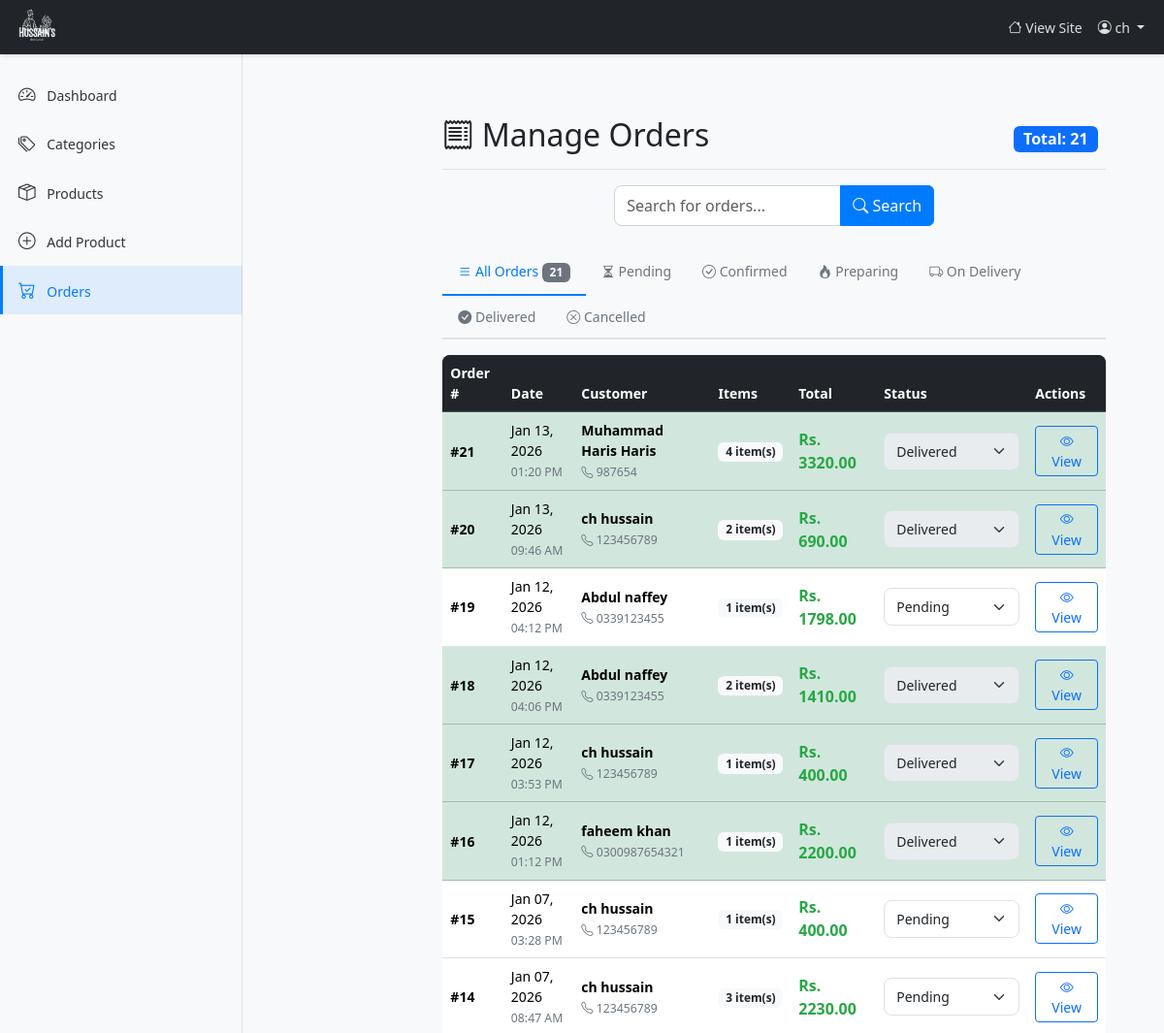
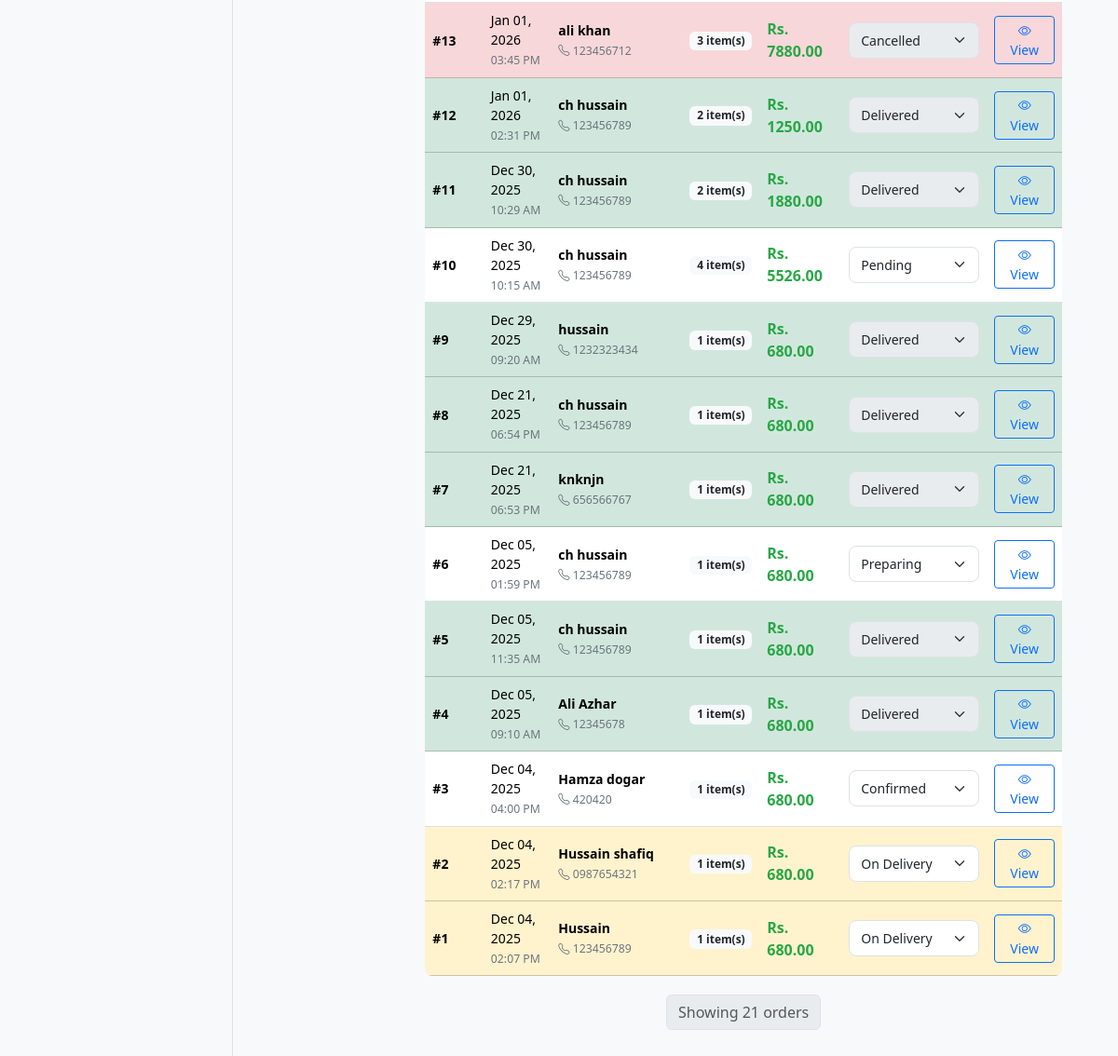
Page /dashboard/orders/ (signed in) on the committed database (2 pictures, top to bottom).
### products/models.py (models this page shows, shortened)
class CustomUser(AbstractUser):
    username = None
    phone_number = models.CharField(max_length=15, unique=True)
    USERNAME_FIELD = 'phone_number'
    REQUIRED_FIELDS = []
    objects = UserManager()

class BaseModel(models.Model):
    created_at = models.DateTimeField(auto_now_add=True)
    updated_at = models.DateTimeField(auto_now=True)
    class Meta:
        abstract = True

class Order(BaseModel):
    STATUS_CHOICES = (
        ('pending', 'Pending'),
        ('confirmed', 'Confirmed'),
        ('preparing', 'Preparing'),
        ('on_delivery', 'On Delivery'),
        ('delivered', 'Delivered'),
        ('cancelled', 'Cancelled'),
    )
    PAYMENT_CHOICES = (
        ('cash_on_delivery', 'Cash on Delivery'),
    )
    customer = models.ForeignKey(CustomUser, on_delete=models.CASCADE, related_name='orders', null=True, blank=True)
    customer_name = models.CharField(max_length=200)
    customer_phone = models.CharField(max_length=15)
    customer_address = models.TextField()
    total_amount = models.DecimalField(max_digits=10, decimal_places=2)
    status = models.CharField(max_length=20, choices=STATUS_CHOICES, default='pending')
    payment_method = models.CharField(max_length=20, choices=PAYMENT_CHOICES, default='cash_on_delivery')
    delivery_time = models.DateTimeField(null=True, blank=True)
    notes = models.TextField(blank=True, null=True)
    class Meta:
        ordering = ['-created_at']

### products/views.py (the view)
# urls.py: path('dashboard/orders/', views.manage_orders, name='manage_orders'),
@login_required
def manage_orders(request):
    filter_status = request.GET.get('status', 'all')
    if filter_status == 'all':
        orders = Order.objects.all().order_by('-created_at')
    else:
        orders = Order.objects.filter(status=filter_status).order_by('-created_at')
    search_query = request.GET.get('search')
    if search_query:
        orders = orders.filter(id__icontains=search_query)
    return render(request, 'restaurant/manage_orders.html', {
        'orders': orders,
        'filter_status': filter_status,'search_query': search_query,
    })

### products/models.py (called while the page is built)
    @property
    def subtotal(self):
        return self.quantity * self.price

### products/templates/restaurant/manage_orders.html (shortened to what this page needs)
{% extends "dashbase.html" %}
{% block content %}
<div class="container-fluid mt-4">
    <main class="col-md-10 ms-sm-auto px-md-4">
        <div class="d-flex justify-content-between flex-wrap flex-md-nowrap align-items-center pt-3 pb-2 mb-3 border-bottom">
            <h1 class="h2"><i class="bi bi-receipt"></i> Manage Orders</h1>
            <div class="btn-toolbar mb-2 mb-md-0">
                <div class="btn-group me-2">
                    <span class="badge bg-primary fs-6">Total: {{ orders.count }}</span>
                </div>
            </div>
        </div>
    <div class="row justify-content-center mb-4">
        <div class="col-md-6">
            <form method="GET" action="{% url 'manage_orders' %}" class="search-form">
                <div class="input-group">
                    <input type="text" class="form-control" name="search" placeholder="Search for orders..."
                           value="{{ search_query|default:'' }}">
                    <button class="btn btn-primary" type="submit">
                        <i class="bi bi-search"></i> Search
                    </button>
                </div>
            </form>
        </div>
    </div>
        <ul class="nav nav-tabs mb-3">
            <li class="nav-item">
                <a class="nav-link {% if not filter_status or filter_status == 'all' %}active{% endif %}" href="?status=all">
                    <i class="bi bi-list"></i> All Orders
                    <span class="badge bg-secondary">{{ orders.count }}</span>
                </a>
            </li>
            <li class="nav-item">
                <a class="nav-link {% if filter_status == 'pending' %}active{% endif %}" href="?status=pending">
                    <i class="bi bi-hourglass-split"></i> Pending
                </a>
            </li>
            <li class="nav-item">
                <a class="nav-link {% if filter_status == 'confirmed' %}active{% endif %}" href="?status=confirmed">
                    <i class="bi bi-check-circle"></i> Confirmed
                </a>
            </li>
            <li class="nav-item">
                <a class="nav-link {% if filter_status == 'preparing' %}active{% endif %}" href="?status=preparing">
                    <i class="bi bi-fire"></i> Preparing
                </a>
            </li>
            <li class="nav-item">
                <a class="nav-link {% if filter_status == 'on_delivery' %}active{% endif %}" href="?status=on_delivery">
                    <i class="bi bi-truck"></i> On Delivery
                </a>
            </li>
            <li class="nav-item">
                <a class="nav-link {% if filter_status == 'delivered' %}active{% endif %}" href="?status=delivered">
                    <i class="bi bi-check-circle-fill"></i> Delivered
                </a>
            </li>
            <li class="nav-item">
                <a class="nav-link {% if filter_status == 'cancelled' %}active{% endif %}" href="?status=cancelled">
                    <i class="bi bi-x-circle"></i> Cancelled
                </a>
            </li>
        </ul>
        {% if orders %}
        <div class="table-responsive">
            <table class="table table-hover align-middle">
                <thead class="table-dark">
                    <tr>
                        <th>Order #</th>
                        <th>Date</th>
                        <th>Customer</th>
                        <th>Items</th>
                        <th>Total</th>
                        <th>Status</th>
                        <th>Actions</th>
                    </tr>
                </thead>
                <tbody>
                    {% for order in orders %}
                    <tr class="{% if order.status == 'on_delivery' %}table-warning{% elif order.status == 'delivered' %}table-success{% elif order.status == 'cancelled' %}table-danger{% endif %}">
                        <td><strong>#{{ order.id }}</strong></td>
                        <td>
                            {{ order.created_at|date:"M d, Y" }}<br>
                            <small class="text-muted">{{ order.created_at|date:"h:i A" }}</small>
                        </td>
                        <td>
                            <strong>{{ order.customer_name }}</strong><br>
                            <small class="text-muted"><i class="bi bi-telephone"></i> {{ order.customer_phone }}</small>
                        </td>
                        <td>
                            <span class="badge bg-light text-dark">{{ order.items.count }} item(s)</span>
                        </td>
                        <td><strong class="text-success fs-6">Rs. {{ order.total_amount }}</strong></td>
                        <td>
                            <form method="POST" action="{% url 'update_order_status' order.id %}" class="d-inline">
                                <select name="status" class="form-select form-select-sm" onchange="this.form.submit()"
                                    {% if order.status == 'delivered' or order.status == 'cancelled' %}disabled{% endif %}
                                    style="min-width: 140px;">
                                    <option value="pending" {% if order.status == 'pending' %}selected{% endif %}>Pending</option>
                                    <option value="confirmed" {% if order.status == 'confirmed' %}selected{% endif %}>Confirmed</option>
                                    <option value="preparing" {% if order.status == 'preparing' %}selected{% endif %}>Preparing</option>
                                    <option value="on_delivery" {% if order.status == 'on_delivery' %}selected{% endif %}>On Delivery</option>
                                    <option value="delivered" {% if order.status == 'delivered' %}selected{% endif %}>Delivered</option>
                                    <option value="cancelled" {% if order.status == 'cancelled' %}selected{% endif %}>Cancelled</option>
                                </select>
                            </form>
                        </td>
                        <td>
                            <button type="button" class="btn btn-sm btn-outline-primary" data-bs-toggle="modal" data-bs-target="#orderDetailModal{{ order.id }}">
                                <i class="bi bi-eye"></i> View
                            </button>
                        </td>
                    </tr>
                    {% endfor %}
                </tbody>
            </table>
        </div>
        {% if orders.count > 20 %}
        <nav aria-label="Orders pagination">
            <ul class="pagination justify-content-center">
                <li class="page-item disabled">
                    <span class="page-link">Showing {{ orders.count }} orders</span>
                </li>
            </ul>
        </nav>
        {% endif %}
        {% endif %}
    </main>
</div>
{% endblock %}

### products/templates/dashbase.html (shortened to what this page needs)
{% load static %}
<!DOCTYPE html>
<html lang="en">
<head>
    <link href="https://cdn.jsdelivr.net/npm/bootstrap@5.3.3/dist/css/bootstrap.min.css" rel="stylesheet">
    <link rel="stylesheet" href="https://cdn.jsdelivr.net/npm/bootstrap-icons@1.11.1/font/bootstrap-icons.css">
    <link rel="stylesheet" href="{% static 'css/dashboard.css' %}">
</head>
<body>
    <nav class="navbar navbar-expand-lg navbar-dark bg-dark fixed-top">
        <div class="container-fluid">
            <a class="navbar-brand" href="{% url 'home' %}">
                <img src="{% static 'images/logo.png' %}" alt="Hussain's Restaurant">
            </a>
            <div class="collapse navbar-collapse" id="navbarNav">
                <ul class="navbar-nav ms-auto">
                    <li class="nav-item">
                        <a class="nav-link" href="{% url 'home' %}" target="_blank">
                            <i class="bi bi-house"></i> View Site
                        </a>
                    </li>
                    <li class="nav-item dropdown">
                        <a class="nav-link dropdown-toggle" href="#" role="button" data-bs-toggle="dropdown">
                            <i class="bi bi-person-circle"></i>
                            {% if request.user.first_name %}
                                {{ request.user.first_name }}
                            {% else %}
                                {{ request.user.phone_number }}
                            {% endif %}
                        </a>
                    </li>
                </ul>
            </div>
        </div>
    </nav>
    <div class="container-fluid">
        <div class="row">
            <nav id="sidebar" class="col-md-3 col-lg-2 d-md-block bg-light sidebar">
                <div class="position-sticky">
                    <ul class="nav flex-column">
                        <li class="nav-item">
                            <a class="nav-link {% if request.resolver_match.url_name == 'restaurant_dashboard' %}active{% endif %}" href="{% url 'restaurant_dashboard' %}">
                                <i class="bi bi-speedometer2"></i> Dashboard
                            </a>
                        </li>
                        <li class="nav-item">
                            <a class="nav-link {% if request.resolver_match.url_name == 'manage_categories' %}active{% endif %}" href="{% url 'manage_categories' %}">
                                <i class="bi bi-tags"></i> Categories
                            </a>
                        </li>
                        <li class="nav-item">
                            <a class="nav-link {% if request.resolver_match.url_name == 'manage_products' %}active{% endif %}" href="{% url 'manage_products' %}">
                                <i class="bi bi-box-seam"></i> Products
                            </a>
                        </li>
                        <li class="nav-item">
                            <a class="nav-link {% if request.resolver_match.url_name == 'add_product' %}active{% endif %}" href="{% url 'add_product' %}">
                                <i class="bi bi-plus-circle"></i> Add Product
                            </a>
                        </li>
                        <li class="nav-item">
                            <a class="nav-link {% if request.resolver_match.url_name == 'manage_orders' %}active{% endif %}" href="{% url 'manage_orders' %}">
                                <i class="bi bi-cart-check"></i> Orders
                            </a>
                        </li>
                    </ul>
                </div>
            </nav>
            <main class="col-md-9 ms-sm-auto col-lg-10 px-md-4">
                <div class="dashboard-content">
                    {% block content %}
                    {% endblock %}
                </div>
            </main>
        </div>
    </div>
</body>
</html>

### products/static/css/dashboard.css (style rules this page uses)
* { margin: 0; padding: 0; box-sizing: border-box; }
body { font-family: 'Segoe UI', Tahoma, Geneva, Verdana, sans-serif; font-size: 0.875rem; background-color: #f8f9fa; min-height: 100vh; padding-top: 56px; }
.navbar { box-shadow: 0 2px 4px rgba(0,0,0,.1); height: 56px; }
.navbar-dark { background-color: #212529 !important; }
.navbar.fixed-top { position: fixed !important; top: 0; right: 0; left: 0; z-index: 1030; }
.navbar-brand { padding-top: 0.75rem; padding-bottom: 0.75rem; font-size: 1rem; font-weight: 600; }
.navbar-brand img { filter: brightness(0) invert(1); height: 40px; width: auto; max-width: 150px; object-fit: contain; }
.navbar-nav .nav-link { color: rgba(255, 255, 255, 0.85) !important; transition: color 0.3s ease; }
.sidebar { position: fixed; top: 56px; bottom: 0; left: 0; z-index: 100; padding: 0; box-shadow: inset -1px 0 0 rgba(0, 0, 0, .1); overflow-y: auto; overflow-x: hidden; background-color: #f8f9fa; width: 250px; }
.sidebar .position-sticky { position: sticky !important; top: 0; height: calc(100vh - 56px); padding-top: 1rem; }
.sidebar .nav-link { font-weight: 500; color: #333; padding: 0.75rem 1rem; border-left: 3px solid transparent; transition: all 0.3s ease; display: block; }
.sidebar .nav-link.active { color: #007bff; background-color: rgba(0, 123, 255, 0.1); border-left-color: #007bff; }
.sidebar .nav-link i { margin-right: 8px; font-size: 1.1rem; }
main.col-md-9, main.col-lg-10 { margin-left: 0; padding: 1.5rem; }
@media (min-width: 768px) { main.col-md-9 { margin-left: 250px; width: calc(100% - 250px); } }
@media (min-width: 992px) { main.col-lg-10 { margin-left: 250px; width: calc(100% - 250px); } }
.dashboard-content { padding-top: 0; padding-bottom: 40px; min-height: calc(100vh - 56px); }
.table { margin-bottom: 0; }
.table thead { background-color: #f8f9fa; }
.table thead.table-dark { background-color: #343a40; color: white; }
.table tbody tr { transition: background-color 0.2s; }
.table-responsive { border-radius: 8px; overflow: hidden; }
.table-warning { background-color: #fff3cd !important; }
.table-success { background-color: #d1e7dd !important; }
.table-danger { background-color: #f8d7da !important; }
.badge { padding: 0.35em 0.65em; font-weight: 600; font-size: 0.85em; }
.btn { transition: all 0.3s ease; }
.btn-primary { background-color: #007bff; border-color: #007bff; }
.btn-sm { padding: 0.25rem 0.75rem; font-size: 0.875rem; }
.form-control { border-radius: 8px; border: 1px solid #ced4da; padding: 0.5rem 0.75rem; }
.form-select { border-radius: 8px; padding: 0.5rem 0.75rem; }
.input-group { border-radius: 8px; }
.nav-tabs { border-bottom: 2px solid #dee2e6; }
.nav-tabs .nav-link { border: none; color: #6c757d; padding: 0.75rem 1rem; transition: all 0.3s ease; }
.nav-tabs .nav-link.active { color: #007bff; border-bottom: 2px solid #007bff; background: transparent; }
.pagination { margin-top: 20px; }
.page-link { color: #007bff; border-radius: 8px; margin: 0 2px; }
.text-muted { color: #6c757d !important; }
.text-success { color: #28a745 !important; }
.bg-light { background-color: #f8f9fa !important; }
.border-bottom { border-bottom: 1px solid #dee2e6 !important; }
.mt-4 { margin-top: 1.5rem !important; }
.mb-3 { margin-bottom: 1rem !important; }
.mb-4 { margin-bottom: 1.5rem !important; }
.d-flex { display: flex !important; }
.justify-content-between { justify-content: space-between !important; }
.align-items-center { align-items: center !important; }

### rows in the picture
CustomUser: user.first_name "ch"
Order: id "21", created_at "Jan 13, 2026", created_at "01:20 PM", customer_name "Muhammad Haris Haris", customer_phone "987654", items.count "4", total_amount "3320.00", status "Delivered"
Order: id "20", created_at "Jan 13, 2026", created_at "09:46 AM", customer_name "ch hussain", customer_phone "123456789", items.count "2", total_amount "690.00", status "Delivered"
Order: id "19", created_at "Jan 12, 2026", created_at "04:12 PM", customer_name "Abdul naffey", customer_phone "0339123455", items.count "1", total_amount "1798.00", status "Pending"
Order: id "18", created_at "Jan 12, 2026", created_at "04:06 PM", customer_name "Abdul naffey", customer_phone "0339123455", items.count "2", total_amount "1410.00", status "Delivered"
Order: id "17", created_at "Jan 12, 2026", created_at "03:53 PM", customer_name "ch hussain", customer_phone "123456789", items.count "1", total_amount "400.00", status "Delivered"
Order: id "16", created_at "Jan 12, 2026", created_at "01:12 PM", customer_name "faheem khan", customer_phone "0300987654321", items.count "1", total_amount "2200.00", status "Delivered"
Order: id "15", created_at "Jan 07, 2026", created_at "03:28 PM", customer_name "ch hussain", customer_phone "123456789", items.count "1", total_amount "400.00", status "Pending"
Order: id "14", created_at "Jan 07, 2026", created_at "08:47 AM", customer_name "ch hussain", customer_phone "123456789", items.count "3", total_amount "2230.00", status "Pending"
Order: id "13", created_at "Jan 01, 2026", created_at "03:45 PM", customer_name "ali khan", customer_phone "123456712", items.count "3", total_amount "7880.00", status "Cancelled"
Order: id "12", created_at "Jan 01, 2026", created_at "02:31 PM", customer_name "ch hussain", customer_phone "123456789", items.count "2", total_amount "1250.00", status "Delivered"
Order: id "11", created_at "Dec 30, 2025", created_at "10:29 AM", customer_name "ch hussain", customer_phone "123456789", items.count "2", total_amount "1880.00", status "Delivered"
Order: id "10", created_at "Dec 30, 2025", created_at "10:15 AM", customer_name "ch hussain", customer_phone "123456789", items.count "4", total_amount "5526.00", status "Pending"
Order: id "9", created_at "Dec 29, 2025", created_at "09:20 AM", customer_name "hussain", customer_phone "1232323434", items.count "1", total_amount "680.00", status "Delivered"
Order: id "8", created_at "Dec 21, 2025", created_at "06:54 PM", customer_name "ch hussain", customer_phone "123456789", items.count "1", total_amount "680.00", status "Delivered"
Order: id "7", created_at "Dec 21, 2025", created_at "06:53 PM", customer_name "knknjn", customer_phone "656566767", items.count "1", total_amount "680.00", status "Delivered"
Order: id "6", created_at "Dec 05, 2025", created_at "01:59 PM", customer_name "ch hussain", customer_phone "123456789", items.count "1", total_amount "680.00", status "Preparing"
Order: id "5", created_at "Dec 05, 2025", created_at "11:35 AM", customer_name "ch hussain", customer_phone "123456789", items.count "1", total_amount "680.00", status "Delivered"
Order: id "4", created_at "Dec 05, 2025", created_at "09:10 AM", customer_name "Ali Azhar", customer_phone "12345678", items.count "1", total_amount "680.00", status "Delivered"
Order: id "3", created_at "Dec 04, 2025", created_at "04:00 PM", customer_name "Hamza dogar", customer_phone "420420", items.count "1", total_amount "680.00", status "Confirmed"
Order: id "2", created_at "Dec 04, 2025", created_at "02:17 PM", customer_name "Hussain shafiq", customer_phone "0987654321", items.count "1", total_amount "680.00", status "On Delivery"
Order: id "1", created_at "Dec 04, 2025", created_at "02:07 PM", customer_name "Hussain", customer_phone "123456789", items.count "1", total_amount "680.00", status "On Delivery"

### other values in the picture
{{ orders.count }} "21"
